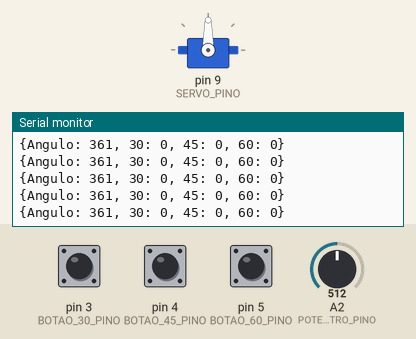
A sketch run on a simulated Arduino Uno, built with avr-gcc and run on an emulated ATmega328P. Shown: servo, the last lines printed to the serial monitor. Inputs (shaded band) come from the test bench; at power-on: A2 (POTENCIOMETRO_PINO) = 512, pin 3 (BOTAO_30_PINO) LOW, pin 4 (BOTAO_45_PINO) LOW, pin 5 (BOTAO_60_PINO) LOW.

Above: at 1.2 s.
1.3 s: A2 (POTENCIOMETRO_PINO) set to 150
At 2.3 s:
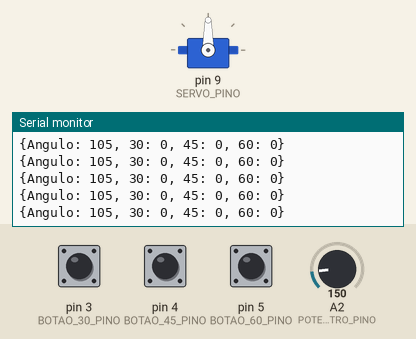
4.3 s: A2 (POTENCIOMETRO_PINO) set to 128
At 5.1 s:
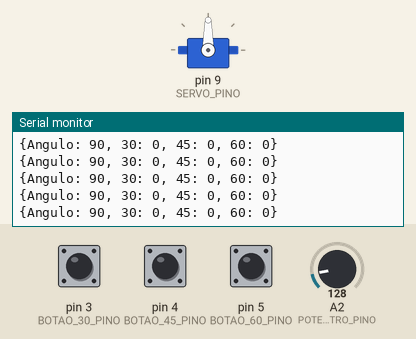
Timing chart, 0 to 7.3 s (numbered marks = the images above; inputs shaded):
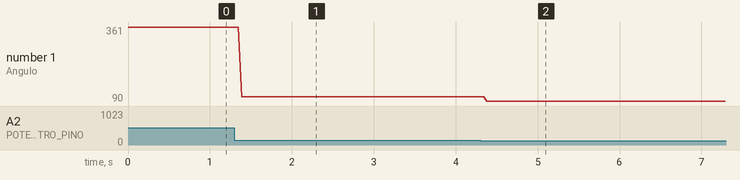

Measured:
- after the input at 1.3 s, the serial monitor: prints a new line after 0.09 s (image 1)
- after the input at 4.3 s, the serial monitor: prints a new line after 0.08 s (image 2)
- plotted number 1: 361 → 105 after the input at 1.3 s, 105 → 90 after the input at 4.3 s

The sketch:

transferidor.ino
```cpp
#include <Servo.h>

#define POTENCIOMETRO_PINO A2
#define SERVO_PINO 9
#define BOTAO_30_PINO 3
#define BOTAO_45_PINO 4
#define BOTAO_60_PINO 5

#define DEBUG

int velhoAngulo;
Servo serv;

#ifdef DEBUG
void print_estado(const int angulo, const bool botao_30, const bool botao_45, const bool botao_60)
{
  Serial.print("{Angulo: ");
  Serial.print(angulo);
  Serial.print(", 30: ");
  Serial.print(botao_30);
  Serial.print(", 45: ");
  Serial.print(botao_45);
  Serial.print(", 60: ");
  Serial.print(botao_60);
  Serial.println("}");
}
#endif

void moverServo(const int angulo)
{
  serv.write(angulo);
  delay(20);
}

void setup()
{
  pinMode(POTENCIOMETRO_PINO, INPUT);
  pinMode(SERVO_PINO, OUTPUT);
  pinMode(BOTAO_30_PINO, INPUT);
  pinMode(BOTAO_45_PINO, INPUT);
  pinMode(BOTAO_60_PINO, INPUT);
  serv.attach(SERVO_PINO);

  int angulo = map(analogRead(POTENCIOMETRO_PINO), 0, 255, 0, 180);

  #ifdef DEBUG
  Serial.begin(9600);
  #endif
}

void loop()
{
  int angulo = map(analogRead(POTENCIOMETRO_PINO), 0, 255, 0, 180);
  bool botao_30 = digitalRead(BOTAO_30_PINO);
  bool botao_45 = digitalRead(BOTAO_45_PINO);
  bool botao_60 = digitalRead(BOTAO_60_PINO);

  #ifdef DEBUG
  print_estado(angulo, botao_30, botao_45, botao_60);
  #endif
}
```
